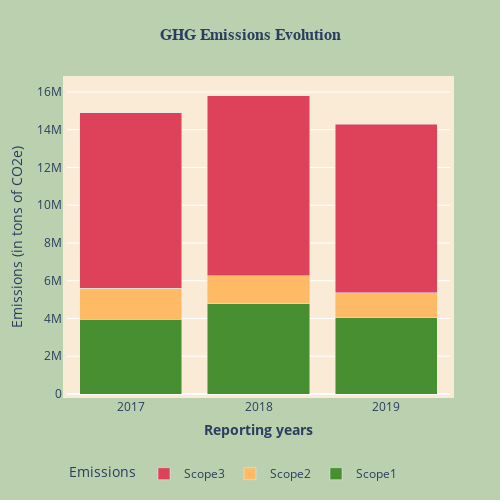

Notebook cell for this chart:
### Code cell
offline.iplot(fig, config = config)

### Figure 1 — Plotly figure (JSON) as saved in the notebook; plotly's stock layout.template omitted (floating-point values rounded to 4 significant figures)
{"data": [{"marker": {"color": "#488f31"}, "name": "Scope1", "type": "bar", "x": ["2017", "2018", "2019"], "y": [3960000, 4790000, 4050000]}, {"marker": {"color": "#feba65"}, "name": "Scope2", "type": "bar", "x": ["2017", "2018", "2019"], "y": [1650000, 1480000, 1320000]}, {"marker": {"color": "#de425b"}, "name": "Scope3", "type": "bar", "x": ["2017", "2018", "2019"], "y": [9280000, 9530000, 8925800]}], "layout": {"autosize": false, "barmode": "stack", "height": 500, "legend": {"orientation": "h", "title": {"text": "Emissions"}, "x": 0, "xanchor": "left", "y": -0.3, "yanchor": "bottom"}, "margin": {"b": 50, "l": 50, "pad": 4, "r": 50, "t": 80}, "paper_bgcolor": "#bad0af", "plot_bgcolor": "antiquewhite", "title": {"font": {"family": "Arial", "size": 16}, "text": "<b>GHG Emissions Evolution</b><br>", "x": 0.5}, "width": 500, "xaxis": {"title": {"text": "<b>Reporting years</b>"}}, "yaxis": {"title": {"text": "Emissions (in tons of CO2e)"}}}}
